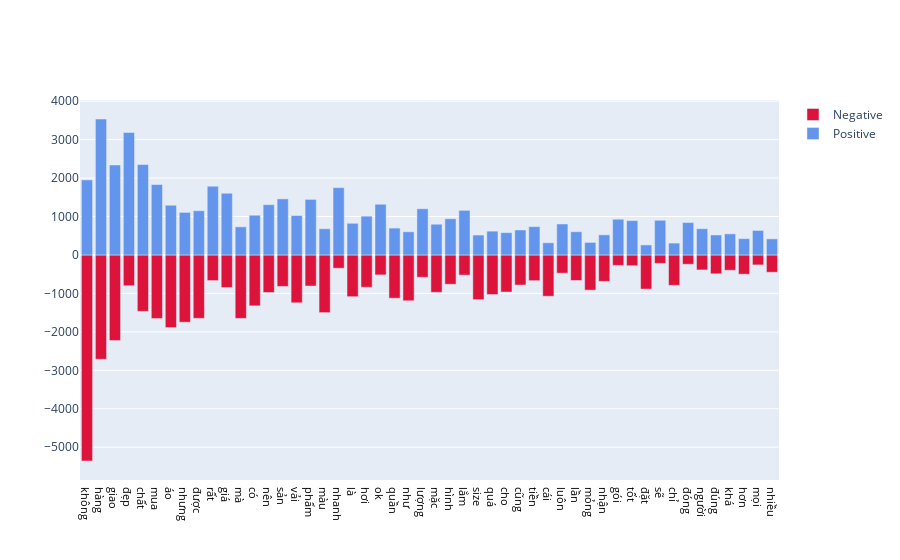

Write notebook code for a chart like this one.
### Code cell
Detective.barplotTwoDirections(inter_words.head(50))

### Figure 1 — Plotly figure (JSON) as saved in the notebook; plotly's stock layout.template omitted (floating-point values rounded to 4 significant figures)
{"data": [{"marker": {"color": "crimson"}, "name": "Negative", "type": "bar", "x": ["không", "hàng", "giao", "đẹp", "chất", "mua", "áo", "nhưng", "được", "rất", "giá", "mà", "có", "nên", "sản", "vải", "phẩm", "màu", "nhanh", "là", "hơi", "ok", "quần", "như", "lượng", "mặc", "hình", "lắm", "size", "quá", "cho", "cũng", "tiền", "cái", "luôn", "lần", "mỏng", "nhận", "gói", "tốt", "đặt", "sẽ", "chỉ", "đóng", "người", "đúng", "khá", "hơn", "mọi", "nhiều"], "y": [-5358, -2713, -2226, -800, -1466, -1653, -1888, -1749, -1648, -666, -846, -1650, -1323, -976, -818, -1244, -808, -1500, -345, -1085, -840, -519, -1125, -1191, -580, -972, -762, -524, -1162, -1029, -964, -782, -669, -1074, -473, -664, -915, -687, -271, -280, -887, -219, -789, -242, -389, -490, -398, -500, -259, -450]}, {"marker": {"color": "cornflowerblue"}, "name": "Positive", "type": "bar", "x": ["không", "hàng", "giao", "đẹp", "chất", "mua", "áo", "nhưng", "được", "rất", "giá", "mà", "có", "nên", "sản", "vải", "phẩm", "màu", "nhanh", "là", "hơi", "ok", "quần", "như", "lượng", "mặc", "hình", "lắm", "size", "quá", "cho", "cũng", "tiền", "cái", "luôn", "lần", "mỏng", "nhận", "gói", "tốt", "đặt", "sẽ", "chỉ", "đóng", "người", "đúng", "khá", "hơn", "mọi", "nhiều"], "y": [1952, 3536, 2342, 3187, 2352, 1832, 1293, 1107, 1151, 1788, 1605, 732, 1034, 1308, 1459, 1026, 1445, 682, 1751, 824, 1009, 1319, 699, 603, 1202, 800, 942, 1161, 518, 620, 581, 650, 737, 317, 806, 605, 326, 524, 930, 894, 261, 902, 309, 843, 683, 520, 549, 425, 638, 419]}], "layout": {"barmode": "relative", "xaxis": {"tickfont": {"color": "black", "size": 11}}}}
